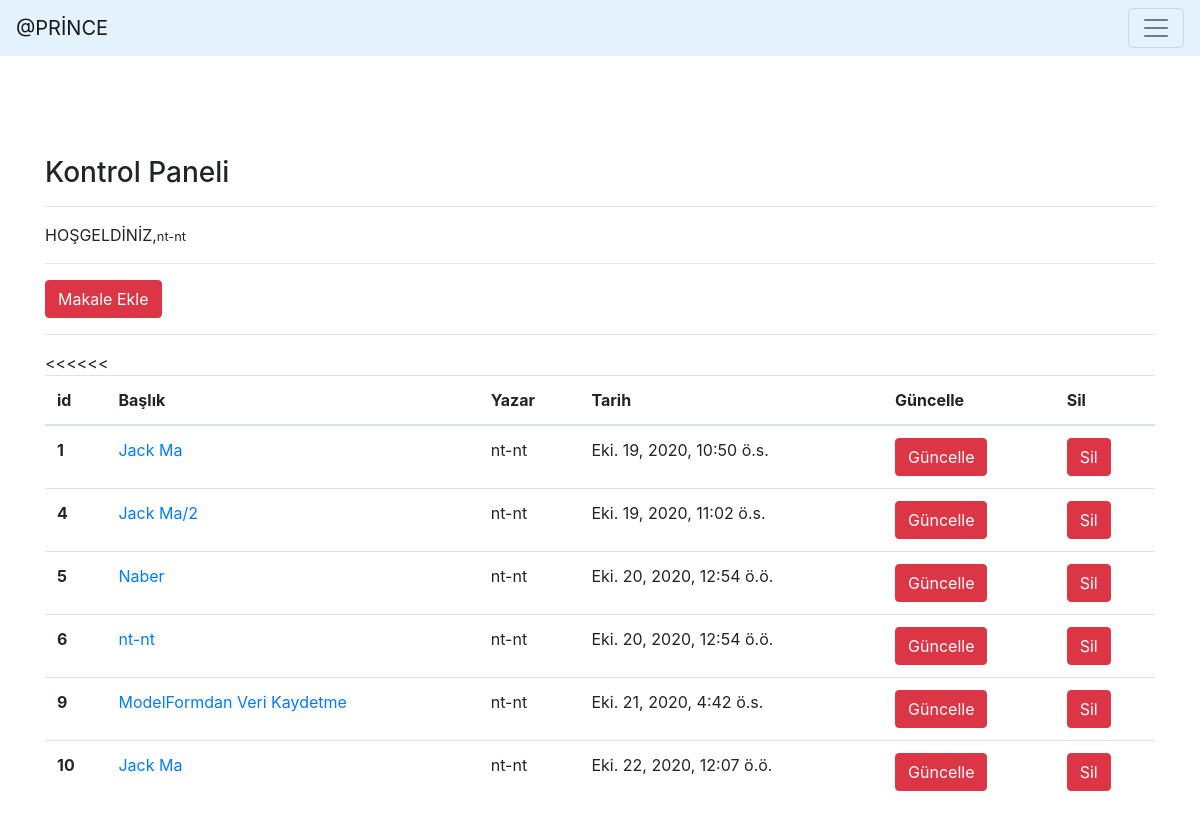
Screenshot of /articles/dashboard/ (signed in) with the database file from the repository.
### article/models.py (models this page shows, shortened)
class Article(models.Model):
    author = models.ForeignKey("auth.User",on_delete= models.CASCADE,verbose_name="Yazar")
    title =models.CharField(max_length=50,verbose_name="Başlık")
    content=RichTextField()
    created_date = models.DateTimeField(auto_now_add=True,verbose_name="Oluştrulma Tarihi")
    article_image = models.FileField(blank=True,null=True,verbose_name="Makaleye Fotoğraf Ekle")

### article/views.py (the view)
# urls.py: path('dashboard/',views.dashboard,name ="dashboard"),
def dashboard(request):
    articles = Article.objects.filter(author=request.user)
    context = {
        "articles":articles
    }
    return render(request,"dashboard.html",context)

### templates/dashboard.html
{% extends "layout.html" %}
{% block body %}
<h3>Kontrol Paneli</h3>
<hr>
<p>
HOŞGELDİNİZ,<small>{{request.user.username}}</small>
</p>
<hr>
<a class ="btn btn-danger" href="/articles/addarticle">Makale Ekle</a>
<hr>
{% if articles %}
<table class="table">
  <thead>
    <tr>
      <th scope="col">id</th>
      <th scope="col">Başlık</th>
      <th scope="col">Yazar</th>
      <th scope="col">Tarih</th>
      <th scope="col">Güncelle</th>
      <th scope="col">Sil</th>
    </tr>
  </thead>
  <tbody>
  {% for article in articles %}
     <<tr>
    <th scope="row">{{article.id}}</th>
    <td><a href="/articles/article/{{article.id}}">{{article.title}}</a></td>
    <td>{{article.author.username}}</td>
    <td>{{article.created_date}}</td>
    <td><a href="/articles/update/{{article.id}}" class="btn btn-danger">Güncelle</a></td>
    <td><a href="/articles/delete/{{article.id}}" class="btn btn-danger">Sil</a></td>
    </tr>
  {% endfor %}
  </tbody>
</table>
{% else %}
<div class="alert alert-danger">
Henüz Yüklemiş Olduğun Veri Bulunmuyor
</div>
{% endif %}
{% endblock body %}

### templates/layout.html (shortened to what this page needs)
<!DOCTYPE html>
{% load static %}
<html lang="en">
<head>
    <link rel="stylesheet" href="{% static 'css/bootstrap.min.css' %}">
    <link rel="stylesheet" href="https://maxcdn.bootstrapcdn.com/bootstrap/4.0.0/css/bootstrap.min.css">
</head>
<body>
     {% include "includes/navbar.html" %}
    <div style = "margin-top : 100px;" class = "container">
        {% block body %}
        {% endblock body %}
    </div>
</body>
</html>

### templates/includes/navbar.html (shortened to what this page needs)
<nav class="navbar navbar-light" style="background-color: #e3f2fd;">
<a class="navbar-brand" href="">@PRİNCE</a>
 <ul class="navbar-nav ml-auto">
  <button class="navbar-toggler" type="button" data-toggle="collapse" data-target="#navbarText" aria-controls="navbarText" aria-expanded="false" aria-label="Toggle navigation">
    <span class="navbar-toggler-icon"></span>
       </button>
      </ul>
</nav>

### rows the page displays
Article: id "1", title "Jack Ma", author.username "nt-nt", created_date "Eki. 19, 2020, 10:50 ö.s."
Article: id "4", title "Jack Ma/2", author.username "nt-nt", created_date "Eki. 19, 2020, 11:02 ö.s."
Article: id "5", title "Naber", author.username "nt-nt", created_date "Eki. 20, 2020, 12:54 ö.ö."
Article: id "6", title "nt-nt", author.username "nt-nt", created_date "Eki. 20, 2020, 12:54 ö.ö."
Article: id "9", title "ModelFormdan Veri Kaydetme", author.username "nt-nt", created_date "Eki. 21, 2020, 4:42 ö.s."
Article: id "10", title "Jack Ma", author.username "nt-nt", created_date "Eki. 22, 2020, 12:07 ö.ö."

### other values shown
{{ request.user.username }} "nt-nt"
